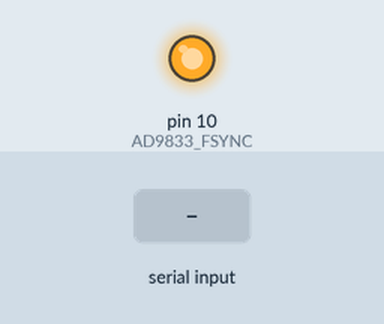
Recording of a program running on a simulated Arduino Nano, built with avr-gcc and run on an emulated ATmega328P. On the bench: output pins drawn as LEDs (lit = HIGH). Inputs (shaded band) come from the test bench. Pins used as bus, display or sensor lines are not drawn; what the program prints to the serial monitor is not drawn.

Above: at 1.2 s.
1.3 s: "1\n" received over Serial
Timing chart, 0 to 4.3 s (numbered marks = the images above; inputs shaded):
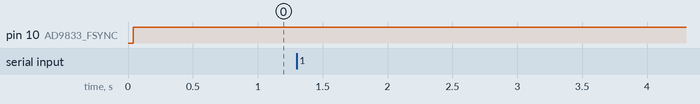

The program:

main.cpp
```cpp
#include <Arduino.h>
#include <avr/io.h>
#include <stdint.h>
#include <stdlib.h>

// Angka ini di-set dengan mengasumsikan oscillator 25 MHz.
#define AD9833_MCLK_HZ 25000000UL

#define AD9833_MIN_FREQ 10UL
#define AD9833_MAX_FREQ 10000UL

// Alamat register AD9833
#define AD9833_FREQ0       0x4000
#define AD9833_PHASE0      0xC000

// Alamat register kontrol AD9833
#define AD9833_B28         0x2000
#define AD9833_RESET       0x0100

// FSYNC = PB2 (ATmega328P physical pin 16)
#define AD9833_FSYNC       PB2

// Inisialisasi SPI
void SPI_Init(void) {
//set up pin IO untuk SPI
    // PB2 = FSYNC output
    // PB3 = MOSI output
    // PB5 = SCK output

    DDRB |= (1 << DDB2)
          | (1 << DDB3)
          | (1 << DDB5);

    // FSYNC HIGH (inactive)
    // SCK HIGH (SPI Mode 2 idle state)

    PORTB |= (1 << AD9833_FSYNC)
           | (1 << PB5);

    // SPI Master
    /* SPI Mode 2: CPOL = 1, CPHA = 0 - Sample (Falling edge), Setup (Rising edge)
       MSB First
    */
    // Perhitungan frekuensi Clock = F_CPU / 4 = 4 MHz - SPR0 & SPR1 = 0
    SPCR = (1 << SPE) // Enable SPI
         | (1 << MSTR) // Master/slave Select - Master
         | (1 << CPOL); // Clock Polarity = 1 (Idle High) - Leading Edge : Falling, Trailing Edge : Rising

    // Disable SPI2X - Bit Mode Double Speed SPI
    SPSR = 0;
}

// SPI TRANSMISSION
void SPI_WriteByte(uint8_t data) {
    // Start transmission
    SPDR = data; // SPI Data Register

    // Wait until transmission is complete
    while (!(SPSR & (1 << SPIF))); // tunggu hingga bit flag SPIF pada SPI Status Register[SPSR] set (1)

    // Baca SPDR utk clear bit SPIF saat Bit SPIF di-set (1) setelah transmisi selesai
    uint8_t dummy = SPDR;
    (void)dummy;
}

// AD9833 16-BIT WRITE
void AD9833_Write16(uint16_t data) {

    // Activate AD9833
    PORTB &= ~(1 << AD9833_FSYNC);

    // Send MSB first
    SPI_WriteByte((uint8_t)(data >> 8));

    // Send LSB
    SPI_WriteByte((uint8_t)(data & 0xFF));

    // End transmission
    PORTB |= (1 << AD9833_FSYNC);
}

// Konfigurasi Frekuensi AD9833
bool AD9833_SetFrequency(uint32_t frequencyHz) {
    // Frequency range validation
    if (frequencyHz < AD9833_MIN_FREQ ||
        frequencyHz > AD9833_MAX_FREQ) {
        return false;
    }

    // hitung 28-bit frequency tuning word
    // Bulatkan ke nilai integer / bulat terdekat

    uint64_t numerator =
        ((uint64_t)frequencyHz << 28)
        + (AD9833_MCLK_HZ / 2ULL);

    uint32_t tuningWord =
        (uint32_t)(numerator / AD9833_MCLK_HZ);

    // Write 14 LSBs to FREQ0
    AD9833_Write16(
        AD9833_FREQ0 |
        (uint16_t)(tuningWord & 0x3FFF)
    );

    // Write 14 MSBs to FREQ0
    AD9833_Write16(
        AD9833_FREQ0 |
        (uint16_t)((tuningWord >> 14) & 0x3FFF)
    );

    return true;
}


// Inisialisasi AD9833
void AD9833_Init(void) {

    SPI_Init();

    // Meng-set B28 and RESET
    // B28 = 1: 28-bit frequency register mode
    // RESET = 1: Hold DDS output in reset

    AD9833_Write16(
        AD9833_B28 | AD9833_RESET
    );

    // Set phase register0 ke nol
    AD9833_Write16(AD9833_PHASE0);

    // Set output frequency awal ke 1 kHz
    AD9833_SetFrequency(1000UL);

    // Release RESET
    // B28 remains enabled
    // MODE = 0 and OPBITEN = 0: sine output

    AD9833_Write16(AD9833_B28);

    delayMicroseconds(10);
}

// SERIAL COMMAND HANDLER - UART

char commandBuffer[16];
uint8_t commandLength = 0;
bool commandOverflow = false;

void Serial_Command(void) {

    while (Serial.available() > 0) {

        char incoming = Serial.read();

        // Ignore carriage return
        if (incoming == '\r') {
            continue;
        }

        // Process command when Enter is pressed
        if (incoming == '\n') {

            if (commandOverflow) {

                Serial.println(F("ERROR: Input too long"));

            }
            else if (commandLength > 0) {

                commandBuffer[commandLength] = '\0';

                char *endptr;

                unsigned long frequency =
                    strtoul(commandBuffer, &endptr, 10);

                if (*endptr != '\0') {

                    Serial.println(F("ERROR: Invalid input"));

                }
                else if (AD9833_SetFrequency(
                             (uint32_t)frequency)) {

                    Serial.print(F("Frequency set: "));
                    Serial.print(frequency);
                    Serial.println(F(" Hz"));

                }
                else {

                    Serial.println(
                        F("ERROR: Frequency must be 10-10000 Hz")
                    );
                }
            }

            // Reset command buffer
            commandLength = 0;
            commandOverflow = false;

        }

        // Store numeric characters
        else if (incoming >= '0' && incoming <= '9') {

            if (commandLength < sizeof(commandBuffer) - 1) {

                commandBuffer[commandLength++] = incoming;

            }
            else {

                commandOverflow = true;
            }
        }

        // Ignore spaces and tabs
        else if (incoming != ' ' && incoming != '\t') {

            commandOverflow = true;
        }
    }
}

// MAIN PROGRAM
void setup() {

    Serial.begin(115200);

    AD9833_Init();

    Serial.println(F("=============================="));
    Serial.println(F(" AD9833 VCCS Frequency Control "));
    Serial.println(F("=============================="));

    Serial.println(F("Initial Frequency: 1000 Hz"));
    Serial.println(F("Range: 10 Hz - 10000 Hz"));
    Serial.println(F("Enter frequency in Hz:"));
}

void loop() {
    Serial_Command();
}
```

Measured:
- after the input at 1.3 s, every drawn part: stays the same
